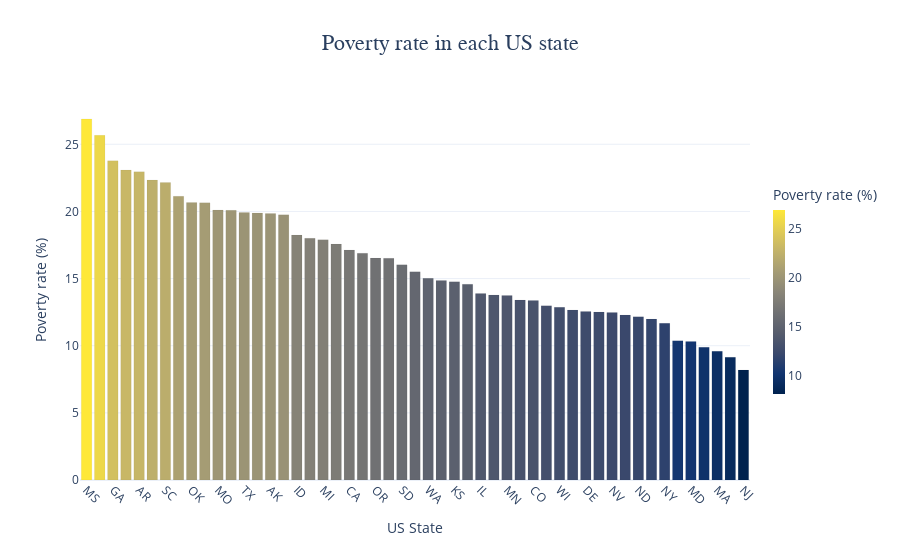

The code cell stored with this chart in its notebook:
### Code cell
fig = px.bar(
    poverty_rate_by_state, 
    x='Geographic Area', 
    y='poverty_rate', 
    color='poverty_rate',
    color_continuous_scale='Cividis', 
    template='plotly_white',
    title='Poverty rate in each US state'
)

fig.update_coloraxes(
    colorbar=dict(
        title='Poverty rate',
        thickness=12,
        len=0.6,
        tickfont=dict(size=12),
        outlinewidth=0
    )
)

fig.update_traces(
    marker_line_width=0.5,
    marker_line_color='rgba(0,0,0,0.08)',
    hovertemplate=(
        '<b>State: %{x}</b><br>'
        'Poverty rate: %{y:.1f}%<br>'
        '<extra></extra>'
    ),
    showlegend=False
)

fig.update_layout(
    title=dict(x=0.5, font=dict(size=22, family='Arial')),
    xaxis_title='US State',
    xaxis=dict(tickangle=45),
    yaxis_title='Poverty rate (%)',
    width=None,
    coloraxis_colorbar=dict(title='Poverty rate (%)')

)

fig.show()

### Figure 1 — Plotly figure (JSON) as saved in the notebook; plotly's stock layout.template omitted (floating-point values rounded to 4 significant figures)
{"data": [{"hovertemplate": "<b>State: %{x}</b><br>Poverty rate: %{y:.1f}%<br><extra></extra>", "legendgroup": "", "marker": {"color": [26.88, 25.67, 23.78, 23.08, 22.96, 22.34, 22.16, 21.13, 20.66, 20.65, 20.11, 20.08, 19.92, 19.89, 19.85, 19.75, 18.24, 18.0, 17.9, 17.57, 17.12, 16.89, 16.52, 16.51, 16.03, 15.5, 15.02, 14.85, 14.76, 14.59, 13.88, 13.79, 13.75, 13.4, 13.36, 12.98, 12.86, 12.66, 12.56, 12.52, 12.47, 12.29, 12.16, 11.98, 11.67, 10.37, 10.31, 9.888, 9.585, 9.137, 8.191], "coloraxis": "coloraxis", "line": {"color": "rgba(0,0,0,0.08)", "width": 0.5}, "pattern": {"shape": ""}}, "name": "", "orientation": "v", "showlegend": false, "textposition": "auto", "type": "bar", "x": ["MS", "AZ", "GA", "NM", "AR", "LA", "SC", "WV", "OK", "AL", "MO", "KY", "TX", "TN", "AK", "NC", "ID", "DC", "MI", "FL", "CA", "ME", "OR", "MT", "SD", "IN", "WA", "OH", "KS", "VA", "IL", "VT", "MN", "HI", "CO", "NE", "WI", "NH", "DE", "PA", "NV", "IA", "ND", "UT", "NY", "RI", "MD", "WY", "MA", "CT", "NJ"], "xaxis": "x", "y": [26.88, 25.67, 23.78, 23.08, 22.96, 22.34, 22.16, 21.13, 20.66, 20.65, 20.11, 20.08, 19.92, 19.89, 19.85, 19.75, 18.24, 18.0, 17.9, 17.57, 17.12, 16.89, 16.52, 16.51, 16.03, 15.5, 15.02, 14.85, 14.76, 14.59, 13.88, 13.79, 13.75, 13.4, 13.36, 12.98, 12.86, 12.66, 12.56, 12.52, 12.47, 12.29, 12.16, 11.98, 11.67, 10.37, 10.31, 9.888, 9.585, 9.137, 8.191], "yaxis": "y"}], "layout": {"barmode": "relative", "coloraxis": {"colorbar": {"len": 0.6, "outlinewidth": 0, "thickness": 12, "tickfont": {"size": 12}, "title": {"text": "Poverty rate (%)"}}, "colorscale": [[0, "#00224e"], [0.1111, "#123570"], [0.2222, "#3b496c"], [0.3333, "#575d6d"], [0.4444, "#707173"], [0.5556, "#8a8678"], [0.6667, "#a59c74"], [0.7778, "#c3b369"], [0.8889, "#e1cc55"], [1, "#fee838"]]}, "legend": {"tracegroupgap": 0}, "title": {"font": {"family": "Arial", "size": 22}, "text": "Poverty rate in each US state", "x": 0.5}, "xaxis": {"anchor": "y", "domain": [0, 1], "tickangle": 45, "title": {"text": "US State"}}, "yaxis": {"anchor": "x", "domain": [0, 1], "title": {"text": "Poverty rate (%)"}}}}
